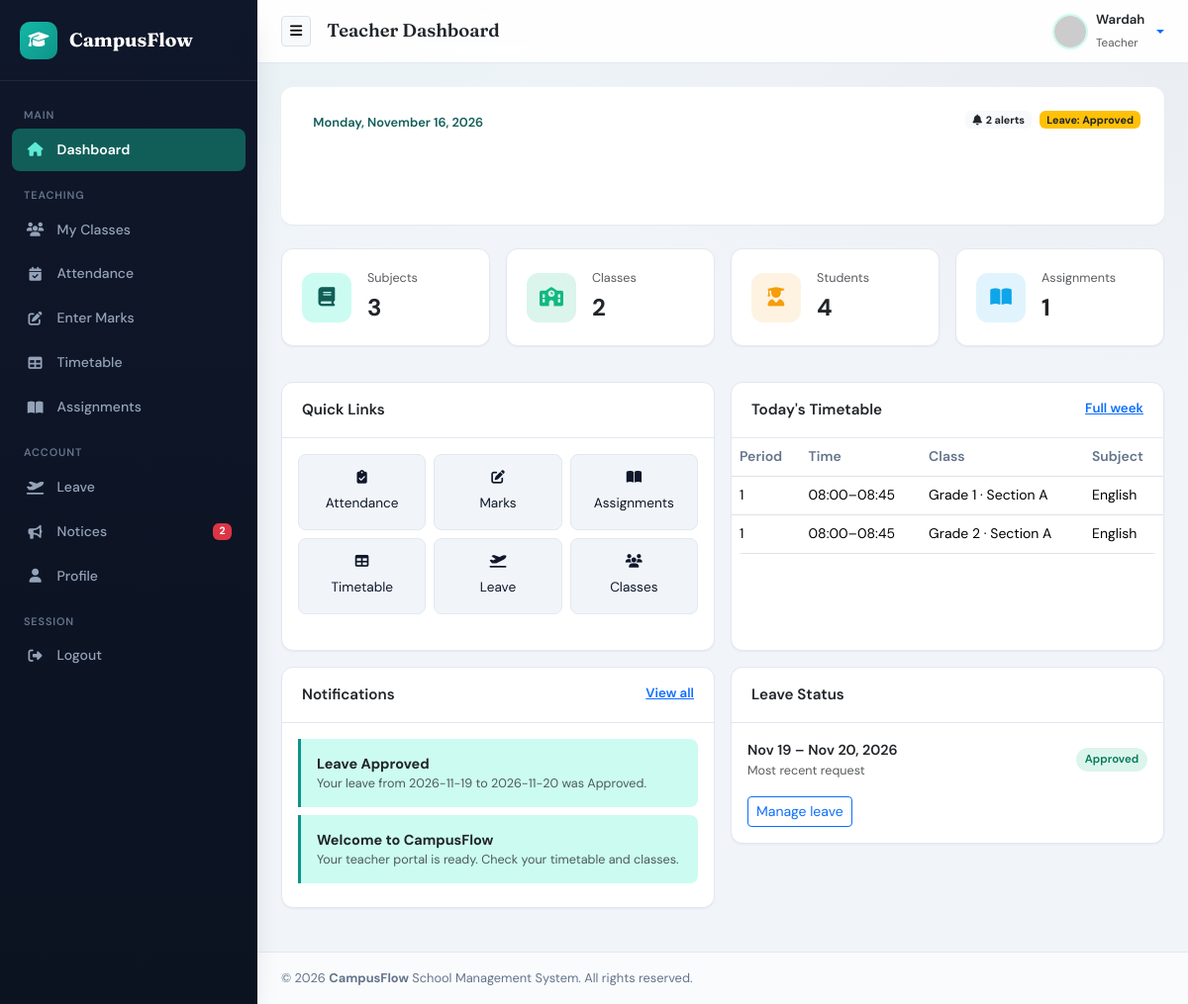
The page /teacher/dashboard.php (signed in) on the database its author committed.
### tables this page shows
CREATE TABLE `leave_requests` (
  `id` int(11) NOT NULL,
  `teacher_id` int(11) NOT NULL,
  `from_date` date NOT NULL,
  `to_date` date NOT NULL,
  `reason` text NOT NULL,
  `status` enum('Pending','Approved','Rejected') NOT NULL DEFAULT 'Pending',
  `admin_note` varchar(255) DEFAULT NULL,
  `created_at` timestamp NOT NULL DEFAULT current_timestamp()
);

CREATE TABLE `timetable` (
  `id` int(11) NOT NULL,
  `class_id` int(11) NOT NULL,
  `day_of_week` enum('Monday','Tuesday','Wednesday','Thursday','Friday','Saturday') NOT NULL,
  `period_no` int(11) NOT NULL,
  `subject_id` int(11) NOT NULL,
  `teacher_id` int(11) DEFAULT NULL,
  `start_time` time NOT NULL,
  `end_time` time NOT NULL,
  `created_at` timestamp NOT NULL DEFAULT current_timestamp()
);

CREATE TABLE `classes` (
  `id` int(11) NOT NULL,
  `class_name` varchar(50) NOT NULL,
  `section` varchar(20) NOT NULL,
  `created_at` timestamp NOT NULL DEFAULT current_timestamp()
);

CREATE TABLE `subjects` (
  `id` int(11) NOT NULL,
  `subject_name` varchar(100) NOT NULL,
  `subject_code` varchar(30) NOT NULL,
  `class_id` int(11) NOT NULL,
  `teacher_id` int(11) DEFAULT NULL,
  `created_at` timestamp NOT NULL DEFAULT current_timestamp()
);

CREATE TABLE `notifications` (
  `id` int(11) NOT NULL,
  `user_id` int(11) NOT NULL,
  `title` varchar(150) NOT NULL,
  `message` text NOT NULL,
  `link` varchar(255) DEFAULT NULL,
  `is_read` tinyint(1) NOT NULL DEFAULT 0,
  `created_at` timestamp NOT NULL DEFAULT current_timestamp()
);

### includes/functions.php (called while the page is built, shortened)
<?php
if (!function_exists('app_base_path')) {
    function app_base_path(): string {
        static $base = null;
        if ($base !== null) {
            return $base;
        }
        $script = str_replace('\\', '/', $_SERVER['SCRIPT_NAME'] ?? '');
        $base = preg_replace('#/(admin|teacher|student)(/.*)?$#', '', $script);
        $base = preg_replace('#/(index|login|logout)\.php$#', '', $base);
        $base = rtrim($base ?? '', '/');
        if ($base === '' || $base === false) {
            $base = '';
        }
        return $base;
    }
}
if (!function_exists('url')) {
    function url(string $path = ''): string {
        $path = ltrim($path, '/');
        $base = app_base_path();
        return ($base === '' ? '' : $base) . '/' . $path;
    }
}
if (!function_exists('e')) {
    function e(?string $value): string {
        return htmlspecialchars((string)$value, ENT_QUOTES, 'UTF-8');
    }
}
if (!function_exists('unread_notification_count')) {
    function unread_notification_count(mysqli $conn, int $user_id): int {
        $stmt = $conn->prepare("SELECT COUNT(*) AS c FROM notifications WHERE user_id = ? AND is_read = 0");
        $stmt->bind_param("i", $user_id);
        $stmt->execute();
        $count = (int)$stmt->get_result()->fetch_assoc()['c'];
        return $count;
    }
}
if (!function_exists('current_teacher_id')) {
    function current_teacher_id(mysqli $conn): ?int {
        $uid = (int)$_SESSION['user_id'];
        $stmt = $conn->prepare("SELECT id FROM teachers WHERE user_id = ? LIMIT 1");
        $stmt->bind_param("i", $uid);
        $stmt->execute();
        $row = $stmt->get_result()->fetch_assoc();
        return $row ? (int)$row['id'] : null;
    }
}

### teacher/dashboard.php (the view, shortened to what this page needs)
<?php
require_once '../config/database.php';
$teacher_id = current_teacher_id($conn);
$school_name = get_setting($conn, 'school_name', 'CampusFlow Academy');
$academic_year = get_setting($conn, 'academic_year', date('Y'));
$uid = (int)$_SESSION['user_id'];
$day_name = date('l');
$tstmt = $conn->prepare("SELECT first_name, last_name FROM teachers WHERE id = ? LIMIT 1");
$tstmt->bind_param('i', $teacher_id);
$tstmt->execute();
$teacher = $tstmt->get_result()->fetch_assoc();
$display_name = trim(($teacher['first_name'] ?? '') . ' ' . ($teacher['last_name'] ?? ''));
$subj_stmt = $conn->prepare("SELECT COUNT(*) AS c FROM subjects WHERE teacher_id = ?");
$subj_stmt->bind_param('i', $teacher_id);
$subj_stmt->execute();
$subject_count = (int)$subj_stmt->get_result()->fetch_assoc()['c'];
$class_stmt = $conn->prepare("SELECT COUNT(DISTINCT class_id) AS c FROM subjects WHERE teacher_id = ?");
$class_stmt->bind_param('i', $teacher_id);
$class_stmt->execute();
$class_count = (int)$class_stmt->get_result()->fetch_assoc()['c'];
$stu_stmt = $conn->prepare("
    SELECT COUNT(DISTINCT st.id) AS c
    FROM students st
    INNER JOIN subjects sub ON sub.class_id = st.class_id
    WHERE sub.teacher_id = ?
");
$stu_stmt->bind_param('i', $teacher_id);
$stu_stmt->execute();
$student_count = (int)$stu_stmt->get_result()->fetch_assoc()['c'];
$asg_stmt = $conn->prepare("SELECT COUNT(*) AS c FROM assignments WHERE teacher_id = ?");
$asg_stmt->bind_param('i', $teacher_id);
$asg_stmt->execute();
$assignment_count = (int)$asg_stmt->get_result()->fetch_assoc()['c'];
$leave_stmt = $conn->prepare("SELECT status, from_date, to_date FROM leave_requests WHERE teacher_id = ? ORDER BY id DESC LIMIT 1");
$leave_stmt->bind_param('i', $teacher_id);
$leave_stmt->execute();
$pending_leave = $leave_stmt->get_result()->fetch_assoc();
$tt_stmt = $conn->prepare("
    SELECT t.period_no, t.start_time, t.end_time, t.day_of_week,
           c.class_name, c.section, s.subject_name
    FROM timetable t
    INNER JOIN classes c ON c.id = t.class_id
    INNER JOIN subjects s ON s.id = t.subject_id
    WHERE t.teacher_id = ? AND t.day_of_week = ?
    ORDER BY t.period_no ASC
");
$tt_stmt->bind_param('is', $teacher_id, $day_name);
$tt_stmt->execute();
$today_tt = $tt_stmt->get_result();
$notif_stmt = $conn->prepare("SELECT title, message, is_read, created_at FROM notifications WHERE user_id = ? ORDER BY id DESC LIMIT 5");
$notif_stmt->bind_param('i', $uid);
$notif_stmt->execute();
$notif_res = $notif_stmt->get_result();
include '../includes/header.php';
include '../includes/sidebar.php';
?>
<div class="card welcome-banner mb-4 border-0">
    <div class="card-body p-4 position-relative" style="z-index:1;">
        <div class="d-flex flex-wrap justify-content-between align-items-start gap-3">
            <div>
                <span class="badge badge-date mb-2"><?php echo e(date('l, F j, Y')); ?></span>
                <h3 class="mb-1" style="font-family:var(--font-display);">Welcome, <?php echo e($display_name); ?></h3>
                <p class="mb-0 opacity-90"><?php echo e($school_name); ?> · Academic Year <?php echo e($academic_year); ?></p>
            </div>
            <div class="d-flex gap-2 flex-wrap">
                <?php if ($unread > 0): ?>
                    <a href="<?php echo url('teacher/notices.php'); ?>" class="badge bg-light text-dark text-decoration-none">
                        <i class="fa-solid fa-bell me-1"></i><?php echo $unread; ?> alerts
                    </a>
                <?php endif; ?>
                <?php if ($pending_leave): ?>
                    <a href="<?php echo url('teacher/leaves.php'); ?>" class="badge bg-warning text-dark text-decoration-none">
                        Leave: <?php echo e($pending_leave['status']); ?>
                    </a>
                <?php endif; ?>
            </div>
        </div>
    </div>
</div>
<div class="row g-3 mb-3">
    <div class="col-6 col-lg-3">
        <div class="card"><div class="stat-card">
            <div class="stat-icon primary"><i class="fa-solid fa-book"></i></div>
            <div><div class="text-muted small">Subjects</div><div class="fs-4 fw-bold"><?php echo $subject_count; ?></div></div>
        </div></div>
    </div>
    <div class="col-6 col-lg-3">
        <div class="card"><div class="stat-card">
            <div class="stat-icon success"><i class="fa-solid fa-school"></i></div>
            <div><div class="text-muted small">Classes</div><div class="fs-4 fw-bold"><?php echo $class_count; ?></div></div>
        </div></div>
    </div>
    <div class="col-6 col-lg-3">
        <div class="card"><div class="stat-card">
            <div class="stat-icon warning"><i class="fa-solid fa-user-graduate"></i></div>
            <div><div class="text-muted small">Students</div><div class="fs-4 fw-bold"><?php echo $student_count; ?></div></div>
        </div></div>
    </div>
    <div class="col-6 col-lg-3">
        <div class="card"><div class="stat-card">
            <div class="stat-icon danger"><i class="fa-solid fa-book-open"></i></div>
            <div><div class="text-muted small">Assignments</div><div class="fs-4 fw-bold"><?php echo $assignment_count; ?></div></div>
        </div></div>
    </div>
</div>
<div class="row g-3 mb-3">
    <div class="col-md-6">
        <div class="card h-100">
            <div class="card-header">Quick Links</div>
            <div class="card-body">
                <div class="row g-2">
                    <div class="col-4"><a class="shortcut-btn w-100" href="<?php echo url('teacher/attendance.php'); ?>"><i class="fa-solid fa-clipboard-check"></i><span>Attendance</span></a></div>
                    <div class="col-4"><a class="shortcut-btn w-100" href="<?php echo url('teacher/marks.php'); ?>"><i class="fa-solid fa-pen-to-square"></i><span>Marks</span></a></div>
                    <div class="col-4"><a class="shortcut-btn w-100" href="<?php echo url('teacher/assignments.php'); ?>"><i class="fa-solid fa-book-open"></i><span>Assignments</span></a></div>
                    <div class="col-4"><a class="shortcut-btn w-100" href="<?php echo url('teacher/timetable.php'); ?>"><i class="fa-solid fa-table"></i><span>Timetable</span></a></div>
                    <div class="col-4"><a class="shortcut-btn w-100" href="<?php echo url('teacher/leaves.php'); ?>"><i class="fa-solid fa-plane-departure"></i><span>Leave</span></a></div>
                    <div class="col-4"><a class="shortcut-btn w-100" href="<?php echo url('teacher/classes.php'); ?>"><i class="fa-solid fa-users"></i><span>Classes</span></a></div>
                </div>
            </div>
        </div>
    </div>
    <div class="col-md-6">
        <div class="card h-100">
            <div class="card-header d-flex justify-content-between">
                <span>Today's Timetable</span>
                <a href="<?php echo url('teacher/timetable.php'); ?>" class="small">Full week</a>
            </div>
            <div class="card-body p-0">
                <?php if ($today_tt->num_rows === 0): ?>
                    <div class="empty-state py-4"><i class="fa-regular fa-calendar"></i><p class="mb-0">No periods scheduled for today</p></div>
                <?php else: ?>
                    <div class="table-responsive">
                        <table class="table table-hover mb-0">
                            <thead><tr><th>Period</th><th>Time</th><th>Class</th><th>Subject</th></tr></thead>
                            <tbody>
                            <?php while ($row = $today_tt->fetch_assoc()): ?>
                                <tr>
                                    <td><?php echo (int)$row['period_no']; ?></td>
                                    <td><?php echo e(substr($row['start_time'], 0, 5) . '–' . substr($row['end_time'], 0, 5)); ?></td>
                                    <td><?php echo e($row['class_name'] . ' · ' . $row['section']); ?></td>
                                    <td><?php echo e($row['subject_name']); ?></td>
                                </tr>
                            <?php endwhile; ?>
                            </tbody>
                        </table>
                    </div>
                <?php endif; ?>
            </div>
        </div>
    </div>
</div>
<div class="row g-3">
    <div class="col-lg-6">
        <div class="card">
            <div class="card-header d-flex justify-content-between">
                <span>Notifications</span>
                <a href="<?php echo url('teacher/notices.php'); ?>" class="small">View all</a>
            </div>
            <div class="card-body">
                <?php if ($notif_res->num_rows === 0): ?>
                    <div class="empty-state py-3"><i class="fa-regular fa-bell"></i><p class="mb-0">No notifications yet</p></div>
                <?php else: while ($n = $notif_res->fetch_assoc()): ?>
                    <div class="notif-item <?php echo $n['is_read'] ? '' : 'unread'; ?>">
                        <strong><?php echo e($n['title']); ?></strong>
                        <div class="small text-muted"><?php echo e($n['message']); ?></div>
                    </div>
                <?php endwhile; endif; ?>
            </div>
        </div>
    </div>
    <div class="col-lg-6">
        <div class="card">
            <div class="card-header">Leave Status</div>
            <div class="card-body">
                <?php if (!$pending_leave): ?>
                    <div class="empty-state py-3"><i class="fa-solid fa-plane-departure"></i><p class="mb-0">No leave requests yet</p></div>
                <?php else:
                    $status = $pending_leave['status'];
                ?>
                    <div class="d-flex justify-content-between align-items-center">
                        <div>
                            <div class="fw-semibold"><?php echo e(date('M j', strtotime($pending_leave['from_date'])) . ' – ' . date('M j, Y', strtotime($pending_leave['to_date']))); ?></div>
                            <div class="small text-muted">Most recent request</div>
                        </div>
                        <span class="status-pill status-<?php echo e($status); ?>"><?php echo e($status); ?></span>
                    </div>
                    <a href="<?php echo url('teacher/leaves.php'); ?>" class="btn btn-sm btn-outline-primary mt-3">Manage leave</a>
                <?php endif; ?>
            </div>
        </div>
    </div>
</div>
<?php
include '../includes/footer.php';
?>

### rows shown on the page
leave_requests: status "Approved", from_date+to_date "Nov 19 – Nov 20, 2026"
timetable: period_no "1", start_time+end_time "08:00–08:45", class.section "Grade 1 · Section A", subject.subject_name "English"
timetable: period_no "1", start_time+end_time "08:00–08:45", class.section "Grade 2 · Section A", subject.subject_name "English"
notifications: title "Leave Approved", message "Your leave from 2026-11-19 to 2026-11-20 was Approved."
notifications: title "Welcome to CampusFlow", message "Your teacher portal is ready. Check your timetable and classes."

### other values the page prints
$unread "2"
$page_title "Teacher Dashboard"
$username "Wardah"
$role "Teacher"
$subject_count "3"
$class_count "2"
$student_count "4"
$assignment_count "1"
